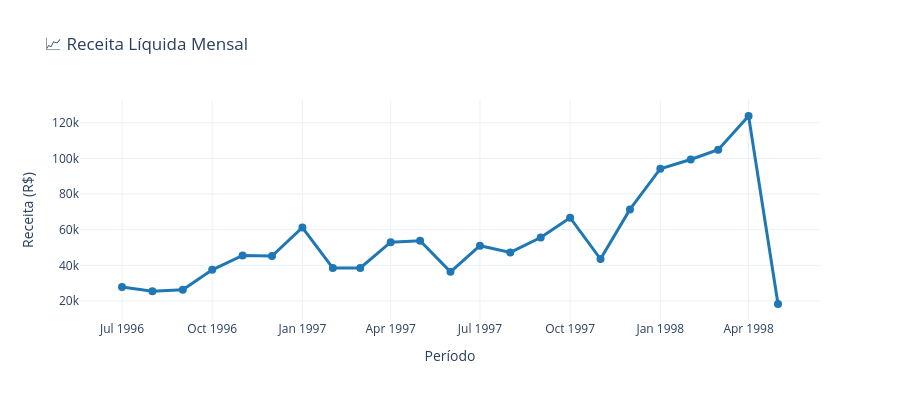

Write notebook code for a chart like this one.
### Code cell
# Fig 1: Receita Mensal
receita_mes = fact_sales.groupby(fact_sales['order_date'].dt.to_period('M')).agg({
    'net_sales': 'sum',
    'order_id': 'nunique'
}).reset_index()
receita_mes['data'] = receita_mes['order_date'].dt.to_timestamp()
receita_mes = receita_mes.drop('order_date', axis=1).rename(columns={'net_sales': 'receita', 'order_id': 'pedidos'})

fig = go.Figure()
fig.add_trace(go.Scatter(x=receita_mes['data'], y=receita_mes['receita'], mode='lines+markers', 
                         name='Receita', line=dict(color='#1f77b4', width=3), marker=dict(size=8)))
fig.update_layout(title='📈 Receita Líquida Mensal', xaxis_title='Período', yaxis_title='Receita (R$)', height=400)
fig.show()

### Figure 1 — Plotly figure (JSON) as saved in the notebook; plotly's stock layout.template omitted (floating-point values rounded to 4 significant figures)
{"data": [{"line": {"color": "#1f77b4", "width": 3}, "marker": {"size": 8}, "mode": "lines+markers", "name": "Receita", "type": "scatter", "x": ["1996-07-01T00:00:00", "1996-08-01T00:00:00", "1996-09-01T00:00:00", "1996-10-01T00:00:00", "1996-11-01T00:00:00", "1996-12-01T00:00:00", "1997-01-01T00:00:00", "1997-02-01T00:00:00", "1997-03-01T00:00:00", "1997-04-01T00:00:00", "1997-05-01T00:00:00", "1997-06-01T00:00:00", "1997-07-01T00:00:00", "1997-08-01T00:00:00", "1997-09-01T00:00:00", "1997-10-01T00:00:00", "1997-11-01T00:00:00", "1997-12-01T00:00:00", "1998-01-01T00:00:00", "1998-02-01T00:00:00", "1998-03-01T00:00:00", "1998-04-01T00:00:00", "1998-05-01T00:00:00"], "y": [27860.0, 25490.0, 26380.0, 37520.0, 45600.0, 45240.0, 61260.0, 38480.0, 38550.0, 53030.0, 53780.0, 36360.0, 51020.0, 47290.0, 55630.0, 66750.0, 43530.0, 71400.0, 94220.0, 99420.0, 104900.0, 123800.0, 18330.0]}], "layout": {"height": 400, "title": {"text": "📈 Receita Líquida Mensal"}, "xaxis": {"title": {"text": "Período"}}, "yaxis": {"title": {"text": "Receita (R$)"}}}}
